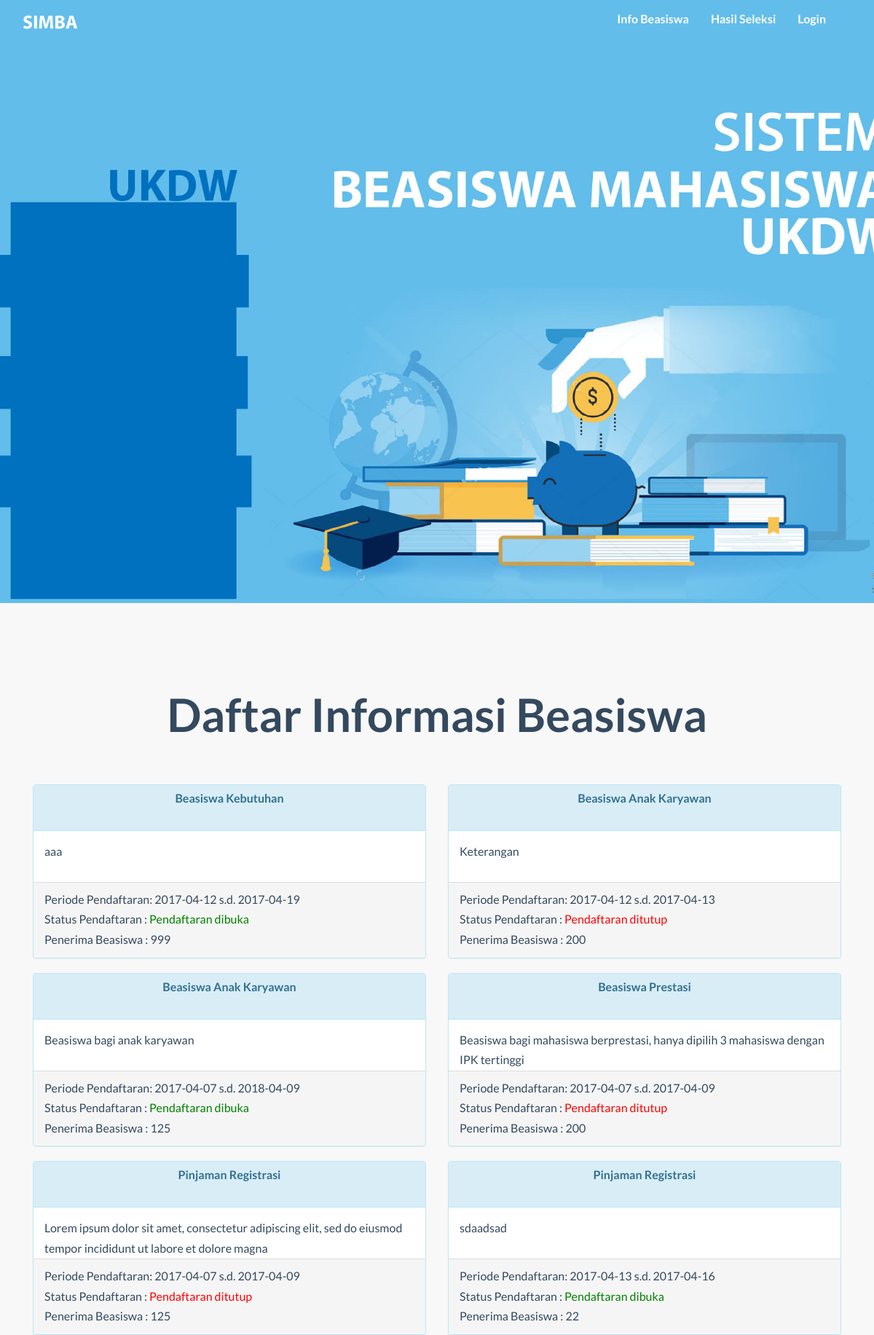
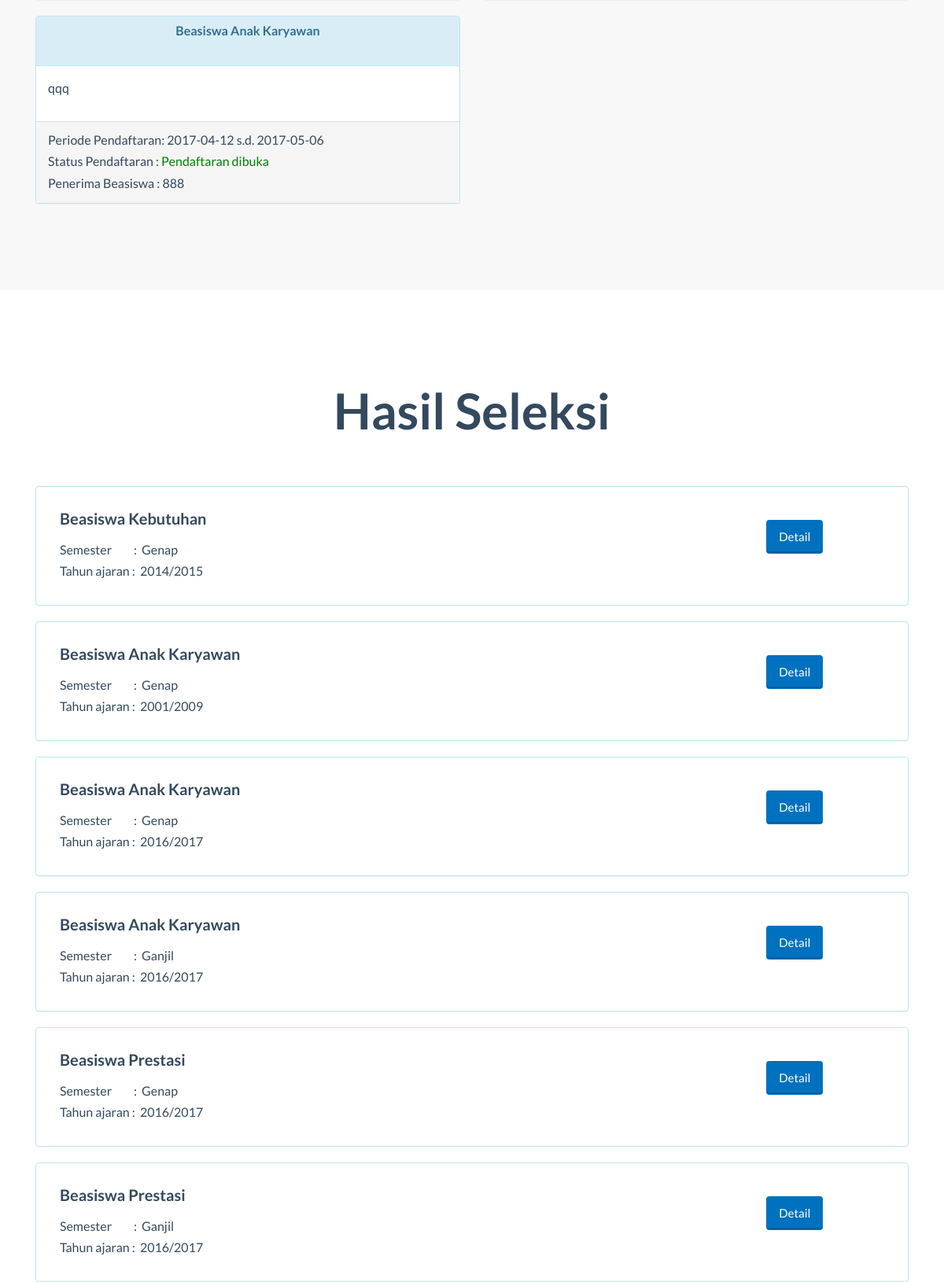
The page / (upper part) on the database its author committed (2 pictures, top to bottom).
### tables this page shows
CREATE TABLE `beasiswa` (
  `kd_bsw` char(3) NOT NULL,
  `nama_bsw` varchar(99) NOT NULL,
  `semt` char(6) NOT NULL,
  `thn_ajar` char(9) NOT NULL,
  `tgl_buka` date NOT NULL,
  `tgl_tutup` date NOT NULL,
  `kuota` int(11) NOT NULL,
  `isTampil` tinyint(1) NOT NULL,
  `Keterangan` mediumtext NOT NULL
);

### index.php (the view, shortened to what this page needs)
<?php
include("function/login.php");
?>
<!DOCTYPE HTML>
<html>
<head>
  <link href="css/bootstrap.min.css" rel="stylesheet">
  <link rel="stylesheet" href="https://maxcdn.bootstrapcdn.com/bootstrap/3.3.7/css/bootstrap.min.css">
  <link href="font-awesome/css/font-awesome.min.css" rel="stylesheet">
  <link href="css/general.css" rel="stylesheet">
  <link href="css/custom.css" rel="stylesheet">
  <link href="css/owl.carousel.css" rel="stylesheet">
  <link href="css/owl.theme.css" rel="stylesheet">
  <link href="css/style.css" rel="stylesheet">
  <link href="css/animate.css" rel="stylesheet">
  <link rel="stylesheet" href="css/magnific-popup.css">
</head>
<body>
  <nav class="navbar-default" role="navigation" style="position: fixed; top: 0px;">
    <div class="container">
      <a class="" href="index.php">
        <img src="img/logo2.png" height="45px" style="margin-top:8px; margin-left:0" id="logo"/>
      </a>
      <div class="collapse navbar-collapse navbar-right navbar-ex1-collapse stuckMenu">
        <ul class="nav navbar-nav">
          <li class="menuItem"><a href="index.php#infoBeasiswa">Info Beasiswa </a></li>
          <li class="menuItem"><a href="index.php#hasilSeleksi">Hasil Seleksi </a></li>
          <?php
          if(isset($_SESSION['login_user'])){
            $username= $_SESSION['login_user'];
            echo'
            <li class="menuItem dropdown">
            <a class="dropdown-toggle" data-toggle="dropdown" href="#">'.$username.'<span class="caret"></span></a>
            <ul class="dropdown-menu">
            <li><a href="function/logout.php">Logout</a></li>
            </ul>
            </li>
            ';
          } else {
            echo'<li class="menuItem"><a href="form_login.php">Login</a></li>';
          }
          ?>
        </ul>
      </div>
    </div>
  </nav>
  <div id="home" class="content-section-ss intro-header" style="border-top: 0">
  </div>
  <div id="infoBeasiswa" class="content-section-a" style="border-top: 0">
    <div class='container'>
      <H2 class="text-center">Daftar Informasi Beasiswa</H2>
      <br><br>
      <?php
        $sql=mysqli_query($koneksi,"SELECT * FROM beasiswa where isTampil='1'");
        while ($row= mysqli_fetch_array($sql))
        {
          $availableMsg="";
          if ($row['tgl_tutup'] > date("Y-m-d"))
          {
            $availableMsg='<font style="color:green">Pendaftaran dibuka</font> <br>';
          } else
          $availableMsg='<font style="color:red">Pendaftaran ditutup</font> <br>';
          echo'
          <div class="col-lg-6">
            <div class="panel panel-info">
              <div class="panel-heading" style="height:63px;">
                <h3 class="panel-title text-center">
                  <a href="detail_beasiswa.php?id='.$row['kd_bsw'].'">'.$row['nama_bsw'].'</a>
                </h3>
              </div>
              <div class="panel-body hitam" style="height: 70px;">'.
              $row['Keterangan'].'
              </div>
              <div class="panel-footer hitam" style="text-align: left">
                Periode Pendaftaran: '.$row['tgl_buka'] .' s.d. '. $row['tgl_tutup'].' <br>
                Status Pendaftaran : '.$availableMsg.
                'Penerima Beasiswa : '.$row['kuota'].'
              </div>
            </div>
          </div>
          ';
        }
       ?>
    </div>
  </div>
  <div id="hasilSeleksi" class="content-section-b" style="border-top:0;margin-top:-10000;">
    <div class="container">
    <H2 class="text-center">Hasil Seleksi</H2>
    <br><br>
    <?php
    $squery = mysqli_query($koneksi, "select * from beasiswa");
    while($row = mysqli_fetch_array($squery))
    {
    echo '
    <div class="col-md-12">
      <div class="panel panel-info">
        <div class="panel-body " style="height: 150px;">
          <div class="col-md-10">
          <a href="detail_seleksi.php?id='.$row['kd_bsw'].'"> <h4> '.
          $row['nama_bsw'].
          ' </h4></a>
          <p>Semester &nbsp &nbsp &nbsp &nbsp : &nbsp'.$row['semt'].'<br/>Tahun ajaran :&nbsp
          '.$row['thn_ajar'].'</p>
          </div>
          <div class="col-md-2">
            <br>
            <a href="detail_seleksi.php?id='.$row['kd_bsw'].'"id="submit" class="btn btn-embossed btn-primary" style="margin-right: 42.5%; padding-top: 10000">Detail</a>
          </div>
        </div>
      </div>
    </div>';
  }
    ?>
  </div>
</div>
</body>
</html>

### css/general.css (style rules this page uses)
#logo { float: left; position: absolute;; }
body, html { height: 100%; width: 100%; overflow-x:hidden; }
.btn-primary { border-color: rgba(52, 73, 94, 0); }
.navbar-default { position: relative; min-height: 60px; width: 100%; z-index: 999; }
.navbar-default .navbar-nav>li>a { color: #ffffff; }
.intro-header { height: 100%; padding-top: 50px; padding-bottom: px; color: #f8f8f8; background: url(../img/intro/intro5_ss.jpg) no-repeat center center; background-size: cover; text-align: center; }
.content-section-a { background-color: #f8f8f8; padding: 90px 0; }
.content-section-ss { background-color: #f8f8f8; }
.content-section-b { border-top: 1px solid #e7e7e7; border-bottom: 1px solid #e7e7e7; padding: 90px 0; }

### css/custom.css (style rules this page uses)
li a, .dropbtn { display: inline-block; color: white; text-align: center; padding: 14px 16px; text-decoration: none; }

### rows shown on the page
beasiswa: nama_bsw "Beasiswa Kebutuhan", Keterangan "aaa", tgl_buka "2017-04-12", tgl_tutup "2017-04-19", shows "Pendaftaran dibuka", kuota "999", semt "Genap", thn_ajar "2014/2015"
beasiswa: nama_bsw "Beasiswa Anak Karyawan", Keterangan "Keterangan", tgl_buka "2017-04-12", tgl_tutup "2017-04-13", shows "Pendaftaran ditutup", kuota "200", semt "Genap", thn_ajar "2001/2009"
beasiswa: nama_bsw "Beasiswa Anak Karyawan", Keterangan "Beasiswa bagi anak karyawan", tgl_buka "2017-04-07", tgl_tutup "2018-04-09", shows "Pendaftaran dibuka", kuota "125", semt "Genap", thn_ajar "2016/2017"
beasiswa: nama_bsw "Beasiswa Prestasi", Keterangan "Beasiswa bagi mahasiswa berprestasi, hanya dipilih 3 mahasiswa dengan IPK tertinggi", tgl_buka "2017-04-07", tgl_tutup "2017-04-09", shows "Pendaftaran ditutup", kuota "200", semt "Genap", thn_ajar "2016/2017"
beasiswa: nama_bsw "Pinjaman Registrasi", Keterangan "Lorem ipsum dolor sit amet, consectetur adipiscing elit, sed do eiusmod tempor incididunt ut labore et dolore magna", tgl_buka "2017-04-07", tgl_tutup "2017-04-09", shows "Pendaftaran ditutup", kuota "125"
beasiswa: nama_bsw "Pinjaman Registrasi", Keterangan "sdaadsad", tgl_buka "2017-04-13", tgl_tutup "2017-04-16", shows "Pendaftaran dibuka", kuota "22"
beasiswa: nama_bsw "Beasiswa Anak Karyawan", Keterangan "qqq", tgl_buka "2017-04-12", tgl_tutup "2017-05-06", shows "Pendaftaran dibuka", kuota "888"
beasiswa: nama_bsw "Beasiswa Anak Karyawan", semt "Ganjil", thn_ajar "2016/2017"
beasiswa: nama_bsw "Beasiswa Prestasi", semt "Ganjil", thn_ajar "2016/2017"
